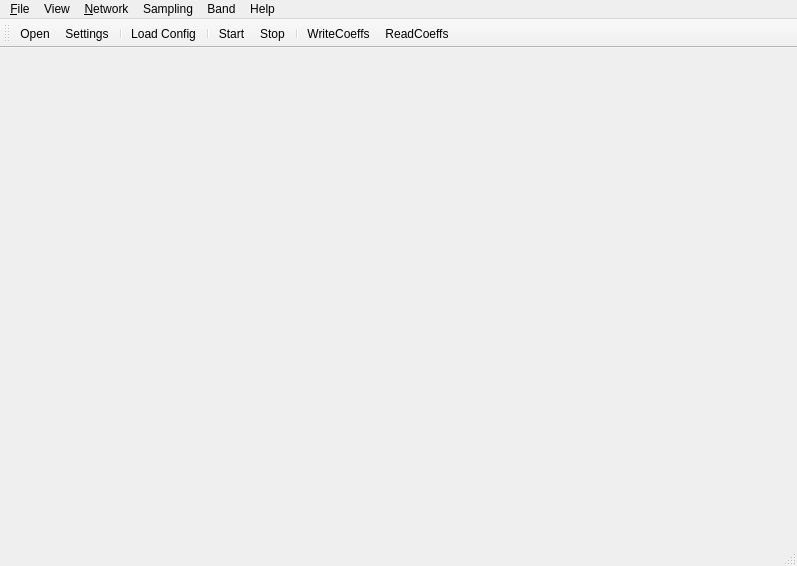
<?xml version="1.0" encoding="UTF-8"?>
<ui version="4.0">
 <class>MainWindow</class>
 <widget class="QMainWindow" name="MainWindow">
  <property name="geometry">
   <rect>
    <x>0</x>
    <y>0</y>
    <width>797</width>
    <height>566</height>
   </rect>
  </property>
  <property name="windowTitle">
   <string>MainWindow</string>
  </property>
  <property name="styleSheet">
   <string notr="true">QMainWindow::separator {
    margin: 0px;
    padding: 0px;
}</string>
  </property>
  <widget class="QWidget" name="centralWidget">
   <layout class="QGridLayout" name="gridLayout"/>
  </widget>
  <widget class="QMenuBar" name="menuBar">
   <property name="geometry">
    <rect>
     <x>0</x>
     <y>0</y>
     <width>797</width>
     <height>21</height>
    </rect>
   </property>
   <widget class="QMenu" name="menuFile">
    <property name="title">
     <string>&amp;File</string>
    </property>
    <widget class="QMenu" name="menuRecentProjects">
     <property name="title">
      <string>Recent Projects</string>
     </property>
    </widget>
    <addaction name="actionNew"/>
    <addaction name="actionOpen"/>
    <addaction name="actionClose"/>
    <addaction name="separator"/>
    <addaction name="menuRecentProjects"/>
    <addaction name="separator"/>
    <addaction name="actionLoadConfig"/>
    <addaction name="separator"/>
    <addaction name="actionQuit"/>
   </widget>
   <widget class="QMenu" name="menuNetwork">
    <property name="title">
     <string>&amp;Network</string>
    </property>
    <addaction name="actionNetSettings"/>
   </widget>
   <widget class="QMenu" name="menuHelp">
    <property name="title">
     <string>Help</string>
    </property>
    <addaction name="actionAbout"/>
   </widget>
   <widget class="QMenu" name="menuSampling">
    <property name="title">
     <string>Sampling</string>
    </property>
    <addaction name="actionStart"/>
    <addaction name="actionStop"/>
    <addaction name="separator"/>
    <addaction name="actionRead_Coefficient"/>
   </widget>
   <widget class="QMenu" name="menuView">
    <property name="title">
     <string>View</string>
    </property>
    <addaction name="actionMainWindow"/>
    <addaction name="actionCommonWindow"/>
    <addaction name="actionLog_Window"/>
   </widget>
   <widget class="QMenu" name="menuBand">
    <property name="title">
     <string>Band</string>
    </property>
    <addaction name="actionFM"/>
   </widget>
   <addaction name="menuFile"/>
   <addaction name="menuView"/>
   <addaction name="menuNetwork"/>
   <addaction name="menuSampling"/>
   <addaction name="menuBand"/>
   <addaction name="menuHelp"/>
  </widget>
  <widget class="QStatusBar" name="statusBar"/>
  <widget class="QToolBar" name="toolBar">
   <property name="windowTitle">
    <string>toolBar</string>
   </property>
   <attribute name="toolBarArea">
    <enum>TopToolBarArea</enum>
   </attribute>
   <attribute name="toolBarBreak">
    <bool>false</bool>
   </attribute>
   <addaction name="actionOpen"/>
   <addaction name="actionNetSettings"/>
   <addaction name="separator"/>
   <addaction name="actionLoadConfig"/>
   <addaction name="separator"/>
   <addaction name="actionStart"/>
   <addaction name="actionStop"/>
   <addaction name="separator"/>
   <addaction name="actionWriteCoeffs"/>
   <addaction name="actionReadCoeffs"/>
  </widget>
  <action name="actionOpen">
   <property name="text">
    <string>&amp;Open</string>
   </property>
  </action>
  <action name="actionClose">
   <property name="text">
    <string>&amp;Close</string>
   </property>
  </action>
  <action name="actionQuit">
   <property name="text">
    <string>&amp;Quit</string>
   </property>
  </action>
  <action name="actionNetSettings">
   <property name="text">
    <string>Settings</string>
   </property>
   <property name="toolTip">
    <string>Network Settings</string>
   </property>
  </action>
  <action name="actionAbout">
   <property name="text">
    <string>About</string>
   </property>
  </action>
  <action name="actionLoadConfig">
   <property name="text">
    <string>&amp;Load Config</string>
   </property>
  </action>
  <action name="actionSaveConfig">
   <property name="text">
    <string>&amp;Save Config</string>
   </property>
  </action>
  <action name="actionSetupConfig">
   <property name="text">
    <string>S&amp;etup Config</string>
   </property>
  </action>
  <action name="actionStart">
   <property name="text">
    <string>Start</string>
   </property>
   <property name="toolTip">
    <string>Start Sampling</string>
   </property>
  </action>
  <action name="actionStop">
   <property name="text">
    <string>Stop</string>
   </property>
   <property name="toolTip">
    <string>Stop Sampling</string>
   </property>
  </action>
  <action name="actionRead_Coefficient">
   <property name="text">
    <string>ReadWrite Coefficient</string>
   </property>
  </action>
  <action name="actionMainWindow">
   <property name="checkable">
    <bool>true</bool>
   </property>
   <property name="text">
    <string>MainWindow</string>
   </property>
  </action>
  <action name="actionCommonWindow">
   <property name="checkable">
    <bool>true</bool>
   </property>
   <property name="text">
    <string>CommonWindow</string>
   </property>
  </action>
  <action name="actionLog_Window">
   <property name="checkable">
    <bool>true</bool>
   </property>
   <property name="text">
    <string>Log Window</string>
   </property>
  </action>
  <action name="actionNew">
   <property name="text">
    <string>New</string>
   </property>
  </action>
  <action name="actionFM">
   <property name="checkable">
    <bool>true</bool>
   </property>
   <property name="text">
    <string>FM</string>
   </property>
  </action>
  <action name="actionAM">
   <property name="checkable">
    <bool>true</bool>
   </property>
   <property name="text">
    <string>AM</string>
   </property>
  </action>
  <action name="actionDAB">
   <property name="checkable">
    <bool>true</bool>
   </property>
   <property name="text">
    <string>DAB</string>
   </property>
  </action>
  <action name="actionWriteCoeffs">
   <property name="text">
    <string>WriteCoeffs</string>
   </property>
   <property name="toolTip">
    <string>Write All Coeffs To Target</string>
   </property>
  </action>
  <action name="actionReadCoeffs">
   <property name="text">
    <string>ReadCoeffs</string>
   </property>
   <property name="toolTip">
    <string>Read All Coeffs From Target</string>
   </property>
  </action>
 </widget>
 <layoutdefault spacing="6" margin="11"/>
 <resources/>
 <connections/>
</ui>
